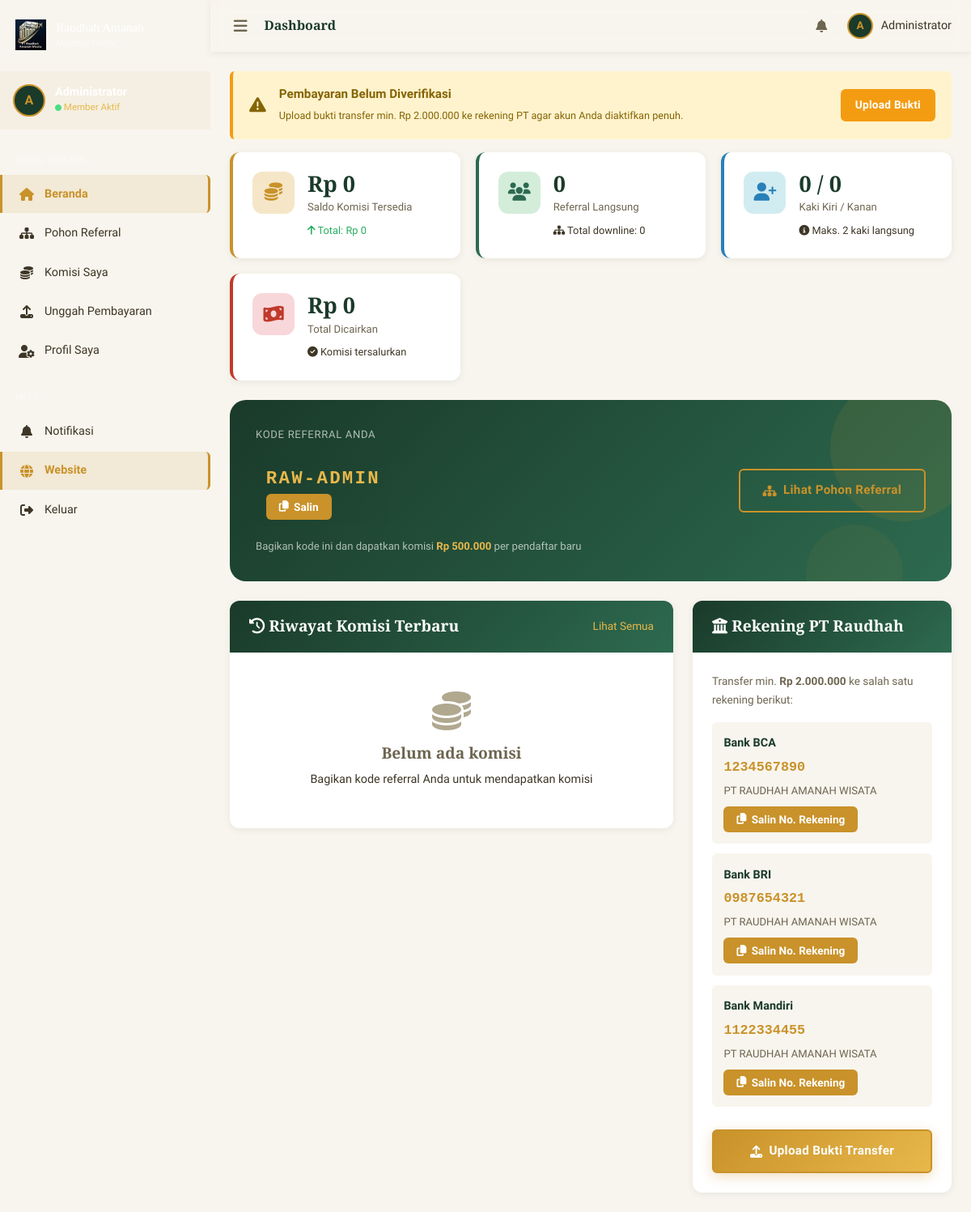
Page /dashboard/index.php (signed in) on the committed database.
### tables this page shows
CREATE TABLE users (
    id INT UNSIGNED AUTO_INCREMENT PRIMARY KEY,
    username VARCHAR(50) NOT NULL UNIQUE,
    full_name VARCHAR(150) NOT NULL,
    email VARCHAR(150) NOT NULL UNIQUE,
    phone VARCHAR(20) NOT NULL,
    password VARCHAR(255) NOT NULL,
    referral_code VARCHAR(20) NOT NULL UNIQUE,
    referred_by INT UNSIGNED NULL,
    position ENUM('left','right') NULL COMMENT 'Posisi di bawah parent (kiri/kanan)',
    parent_id INT UNSIGNED NULL COMMENT 'User ID parent langsung',
    role ENUM('admin','user') NOT NULL DEFAULT 'user',
    status ENUM('pending','active','suspended') NOT NULL DEFAULT 'pending',
    profile_photo VARCHAR(255) NULL,
    address TEXT NULL,
    nik VARCHAR(20) NULL COMMENT 'Nomor Induk Kependudukan',
    bank_name VARCHAR(100) NULL,
    bank_account VARCHAR(50) NULL,
    bank_holder VARCHAR(150) NULL,
    total_commission DECIMAL(15,2) NOT NULL DEFAULT 0.00,
    withdrawn_commission DECIMAL(15,2) NOT NULL DEFAULT 0.00,
    created_at TIMESTAMP DEFAULT CURRENT_TIMESTAMP,
    updated_at TIMESTAMP DEFAULT CURRENT_TIMESTAMP ON UPDATE CURRENT_TIMESTAMP,
    FOREIGN KEY (referred_by) REFERENCES users(id) ON DELETE SET NULL,
    FOREIGN KEY (parent_id) REFERENCES users(id) ON DELETE SET NULL
);

CREATE TABLE bank_accounts (
    id INT UNSIGNED AUTO_INCREMENT PRIMARY KEY,
    bank_name VARCHAR(100) NOT NULL,
    account_number VARCHAR(50) NOT NULL,
    account_holder VARCHAR(150) NOT NULL,
    is_active TINYINT(1) NOT NULL DEFAULT 1,
    created_at TIMESTAMP DEFAULT CURRENT_TIMESTAMP
);

### dashboard/index.php (the view, shortened to what the rows shown need)
<?php
require_once '../php/database.php';
require_once '../php/session.php';
require_once '../php/helpers.php';
$db   = Database::getInstance();
$user = getCurrentUser();
$totalComm    = $user['total_commission'];
$availComm    = $totalComm - $user['withdrawn_commission'];
$banks = $db->fetchAll("SELECT * FROM bank_accounts WHERE is_active = 1");
?>
<!DOCTYPE html>
<html lang="id">
<head>
    <link rel="stylesheet" href="https://cdnjs.cloudflare.com/ajax/libs/font-awesome/6.5.0/css/all.min.css">
    <link rel="stylesheet" href="../css/style.css">
</head>
<body>
<div class="dashboard-layout">
    <aside class="sidebar" id="sidebar">
        <div class="sidebar-user">
            <div class="sidebar-avatar">
                <?php if ($user['profile_photo']): ?>
                    <img src="<?= getUploadUrl($user['profile_photo']) ?>" alt="">
                <?php else: ?>
                    <?= strtoupper(substr($user['full_name'], 0, 1)) ?>
                <?php endif; ?>
            </div>
            <div>
                <div class="sidebar-user-name"><?= e($user['full_name']) ?></div>
                <div class="sidebar-user-role"><i class="fas fa-circle" style="font-size:0.5rem;color:#4ade80;"></i> Member Aktif</div>
            </div>
        </div>
    </aside>
    <div class="main-content">
        <header class="topbar">
            <div class="topbar-actions">
                <div style="position:relative;">
                    <button class="notif-btn" id="notif-btn">
                    </button>
                </div>
                <div style="display:flex;align-items:center;gap:0.6rem;font-size:0.9rem;color:var(--gray-700);">
                    <div class="sidebar-avatar" style="width:32px;height:32px;font-size:0.85rem;">
                        <?= strtoupper(substr($user['full_name'], 0, 1)) ?>
                    </div>
                    <?= e($user['full_name']) ?>
                </div>
            </div>
        </header>
        <div class="page-content">
            <div class="stats-grid">
                <div class="stat-card gold">
                    <div>
                        <div class="stat-value"><?= formatRupiah($availComm) ?></div>
                        <div class="stat-label">Saldo Komisi Tersedia</div>
                        <div class="stat-change up"><i class="fas fa-arrow-up"></i> Total: <?= formatRupiah($totalComm) ?></div>
                    </div>
                </div>
                <div class="stat-card red">
                    <div>
                        <div class="stat-value"><?= formatRupiah($user['withdrawn_commission']) ?></div>
                        <div class="stat-label">Total Dicairkan</div>
                        <div class="stat-change"><i class="fas fa-check-circle"></i> Komisi tersalurkan</div>
                    </div>
                </div>
            </div>
            <div class="referral-widget">
                <div class="row align-center gap-3 flex-wrap" style="position:relative;z-index:1;">
                    <div style="flex:1;min-width:200px;">
                        <div class="referral-code-display">
                            <span class="referral-code-text"><?= e($user['referral_code']) ?></span>
                            <button class="copy-btn" data-copy="<?= e($user['referral_code']) ?>">
                                <i class="fas fa-copy"></i> Salin
                            </button>
                        </div>
                    </div>
                </div>
            </div>
            <div class="row gap-3">
                <div class="col" style="flex:0 0 320px;">
                    <div class="card">
                        <div class="card-body">
                            <?php foreach ($banks as $b): ?>
                                <div style="background:var(--gray-100);border-radius:var(--radius-sm);padding:0.9rem;margin-bottom:0.75rem;">
                                    <div style="font-weight:700;color:var(--green-dark);font-size:0.9rem;"><?= e($b['bank_name']) ?></div>
                                    <div style="font-family:monospace;font-size:1.05rem;color:var(--gold);font-weight:700;margin:0.2rem 0;"><?= e($b['account_number']) ?></div>
                                    <div style="font-size:0.82rem;color:var(--gray-600);"><?= e($b['account_holder']) ?></div>
                                    <button class="copy-btn mt-1" data-copy="<?= e($b['account_number']) ?>" style="margin-top:0.5rem;">
                                        <i class="fas fa-copy"></i> Salin No. Rekening
                                    </button>
                                </div>
                            <?php endforeach; ?>
                        </div>
                    </div>
                </div>
            </div>
        </div>
    </div>
</div>
</body>
</html>

### rows in the picture
users: full_name "A", full_name "Administrator", formatRupiah($availComm) "Rp 0", total_commission "Rp 0", withdrawn_commission "Rp 0", referral_code "RAW-ADMIN"
bank_accounts: bank_name "Bank BCA", account_number "1234567890", account_holder "PT RAUDHAH AMANAH WISATA"
bank_accounts: bank_name "Bank BRI", account_number "0987654321", account_holder "PT RAUDHAH AMANAH WISATA"
bank_accounts: bank_name "Bank Mandiri", account_number "1122334455", account_holder "PT RAUDHAH AMANAH WISATA"

### other values in the picture
$directCount "0"
$treeStats['total'] "0"
$treeStats['left_count'] "0"
$treeStats['right_count'] "0"
